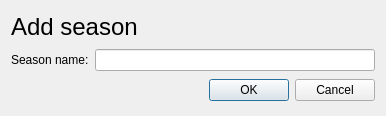
<?xml version="1.0" encoding="UTF-8"?>
<ui version="4.0">
 <class>addSeason</class>
 <widget class="QDialog" name="addSeason">
  <property name="geometry">
   <rect>
    <x>0</x>
    <y>0</y>
    <width>386</width>
    <height>116</height>
   </rect>
  </property>
  <property name="windowTitle">
   <string>Dialog</string>
  </property>
  <layout class="QVBoxLayout" name="verticalLayout">
   <item>
    <widget class="QLabel" name="label">
     <property name="sizePolicy">
      <sizepolicy hsizetype="Preferred" vsizetype="Maximum">
       <horstretch>0</horstretch>
       <verstretch>0</verstretch>
      </sizepolicy>
     </property>
     <property name="font">
      <font>
       <pointsize>18</pointsize>
      </font>
     </property>
     <property name="text">
      <string>Add season</string>
     </property>
    </widget>
   </item>
   <item>
    <layout class="QHBoxLayout" name="horizontalLayout">
     <item>
      <widget class="QLabel" name="label_2">
       <property name="sizePolicy">
        <sizepolicy hsizetype="Maximum" vsizetype="Preferred">
         <horstretch>0</horstretch>
         <verstretch>0</verstretch>
        </sizepolicy>
       </property>
       <property name="text">
        <string>Season name:</string>
       </property>
      </widget>
     </item>
     <item>
      <widget class="QLineEdit" name="txt_season">
       <property name="sizePolicy">
        <sizepolicy hsizetype="Expanding" vsizetype="Fixed">
         <horstretch>0</horstretch>
         <verstretch>0</verstretch>
        </sizepolicy>
       </property>
      </widget>
     </item>
    </layout>
   </item>
   <item>
    <widget class="QDialogButtonBox" name="buttonBox">
     <property name="orientation">
      <enum>Qt::Horizontal</enum>
     </property>
     <property name="standardButtons">
      <set>QDialogButtonBox::Cancel|QDialogButtonBox::Ok</set>
     </property>
    </widget>
   </item>
  </layout>
 </widget>
 <resources/>
 <connections>
  <connection>
   <sender>buttonBox</sender>
   <signal>accepted()</signal>
   <receiver>addSeason</receiver>
   <slot>accept()</slot>
   <hints>
    <hint type="sourcelabel">
     <x>248</x>
     <y>254</y>
    </hint>
    <hint type="destinationlabel">
     <x>157</x>
     <y>274</y>
    </hint>
   </hints>
  </connection>
  <connection>
   <sender>buttonBox</sender>
   <signal>rejected()</signal>
   <receiver>addSeason</receiver>
   <slot>reject()</slot>
   <hints>
    <hint type="sourcelabel">
     <x>316</x>
     <y>260</y>
    </hint>
    <hint type="destinationlabel">
     <x>286</x>
     <y>274</y>
    </hint>
   </hints>
  </connection>
 </connections>
</ui>
